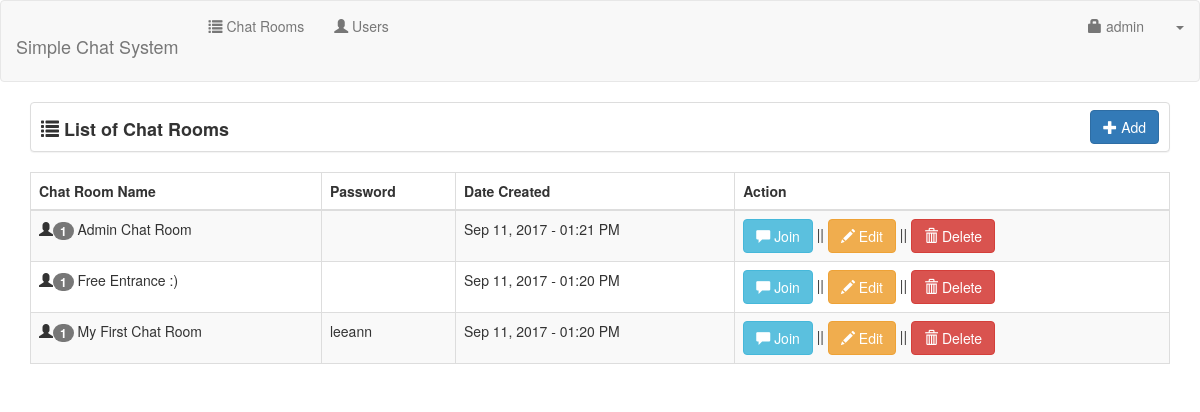
Page /admin/ (signed in) on the earlier database version.
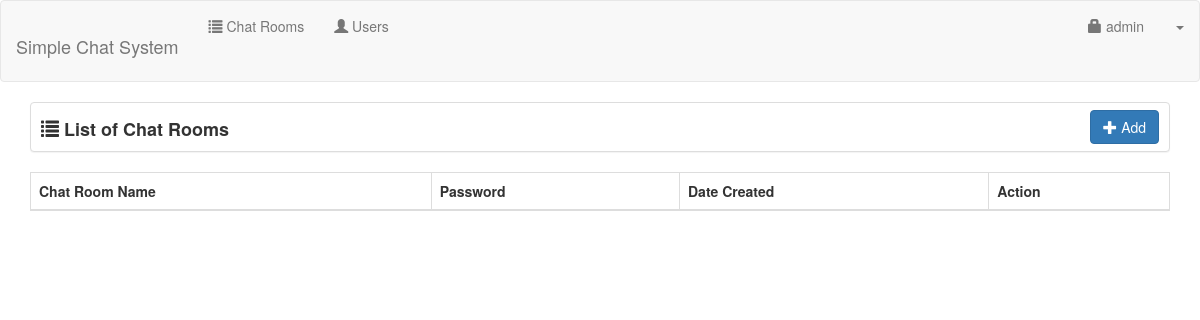
Same page on the later database version.
### tables this page shows
CREATE TABLE `user` (
  `userid` int(11) NOT NULL AUTO_INCREMENT,
  `username` varchar(30) NOT NULL,
  `password` varchar(150) NOT NULL,
  `uname` varchar(60) NOT NULL,
  `photo` varchar(200) NOT NULL,
  `access` int(1) NOT NULL,
  PRIMARY KEY (`userid`)
);

CREATE TABLE `chatroom` (
  `chatroomid` int(11) NOT NULL AUTO_INCREMENT,
  `chat_name` varchar(60) NOT NULL,
  `date_created` datetime NOT NULL,
  `chat_password` varchar(30) NOT NULL,
  `userid` int(11) NOT NULL,
  PRIMARY KEY (`chatroomid`)
);

### admin/session.php (called while the page is built, shortened)
<?php
	include('../conn.php');
	$sq=mysqli_query($conn,"select * from `user` where userid='".$_SESSION['id']."'");
	$srow=mysqli_fetch_array($sq);
	$user=$srow['username'];
?>

### admin/chatlist.php (the view, shortened to what this page needs)
<div class="col-lg-12">
    <div class="panel panel-default" style="height:50px;">
		<span style="font-size:18px; margin-left:10px; position:relative; top:13px;"><strong><span class="glyphicon glyphicon-list"></span> List of Chat Rooms</strong></span>
		<div class="pull-right" style="margin-right:10px; margin-top:7px;">
			<a href="#add_chatroom" data-toggle="modal" class="btn btn-primary"><span class="glyphicon glyphicon-plus"></span> Add</a>
		</div>
	</div>
	<table width="100%" class="table table-striped table-bordered table-hover" id="chatRoom">
        <thead>
            <tr>
                <th>Chat Room Name</th>
                <th>Password</th>
				<th>Date Created</th>
				<th>Action</th>
			</tr>
		</thead>
		<tbody>
		<?php
			$query=mysqli_query($conn,"select * from chatroom order by date_created desc");
			while($row=mysqli_fetch_array($query)){
				$num=mysqli_query($conn,"select * from chat_member where chatroomid='".$row['chatroomid']."'");
			?>
			<tr>
				<td><span class="glyphicon glyphicon-user"></span><span class="badge"><?php echo mysqli_num_rows($num); ?></span> <?php echo $row['chat_name']; ?></td>
				<td><input type="hidden" id="pass<?php echo $row['chatroomid']; ?>" value="<?php echo $row['chat_password']; ?>"><?php echo $row['chat_password']; ?></td>
				<td><?php echo date('M d, Y - h:i A', strtotime($row['date_created'])); ?></td>
				<td><a href="chatroom.php?id=<?php echo $row['chatroomid']; ?>" class="btn btn-info"><span class="glyphicon glyphicon-comment"></span> Join</a> ||
					<button class="btn btn-warning edit" value="<?php echo $row['chatroomid']; ?>"><span class="glyphicon glyphicon-pencil"></span> Edit</button> ||
					<button class="btn btn-danger delete" value="<?php echo $row['chatroomid']; ?>"><span class="glyphicon glyphicon-trash"></span> Delete</button>
				</td>
			</tr>
			<?php
			}
		?>
        </tbody>
    </table>
</div>

### admin/header.php (shortened to what this page needs)
<!DOCTYPE html>
<html>
<head>
	<link rel="stylesheet" href="https://maxcdn.bootstrapcdn.com/bootstrap/3.3.6/css/bootstrap.min.css" />
	<link href="../css/dataTables.bootstrap.css" rel="stylesheet">
	<link href="../css/dataTables.responsive.css" rel="stylesheet">
</head>

### admin/index.php (shortened to what this page needs)
<?php include('session.php'); ?>
<?php include('header.php'); ?>
<body>
<?php include('navbar.php'); ?>
<div class="container">
	<div class="row">
		<?php include('chatlist.php'); ?>
	</div>
</div>
</body>
</html>

### admin/navbar.php (shortened to what this page needs)
<nav class="navbar navbar-default">
    <div class="container-fluid">
		<div class="navbar-header">
			<h1 class="navbar-brand">Simple Chat System</h1>
		</div>
		<ul class="nav navbar-nav">
			<li><a href="index.php"><span class="glyphicon glyphicon-list"></span> Chat Rooms</a></li>
			<li><a href="user.php"><span class="glyphicon glyphicon-user"></span> Users</a></li>
		</ul>
		<ul class="nav navbar-nav navbar-right">
			<li><a href="#account" data-toggle="modal"><span class="glyphicon glyphicon-lock"></span> <?php echo $user; ?></a></li>
			<li class="dropdown">
				<a class="dropdown-toggle" data-toggle="dropdown" href="#"><span class="caret"></span></a>
			</li>
		</ul>
    </div>
</nav>

Differences in the rows shown:
removed chatroom: mysqli_num_rows($num) "1", chat_name "Admin Chat Room", date_created "Sep 11, 2017 - 01:21 PM", $row['chatroomid'] 3 (drawn)
removed chatroom: mysqli_num_rows($num) "1", chat_name "Free Entrance :)", date_created "Sep 11, 2017 - 01:20 PM", $row['chatroomid'] 2 (drawn)
removed chatroom: mysqli_num_rows($num) "1", chat_name "My First Chat Room", chat_password "leeann", date_created "Sep 11, 2017 - 01:20 PM"
